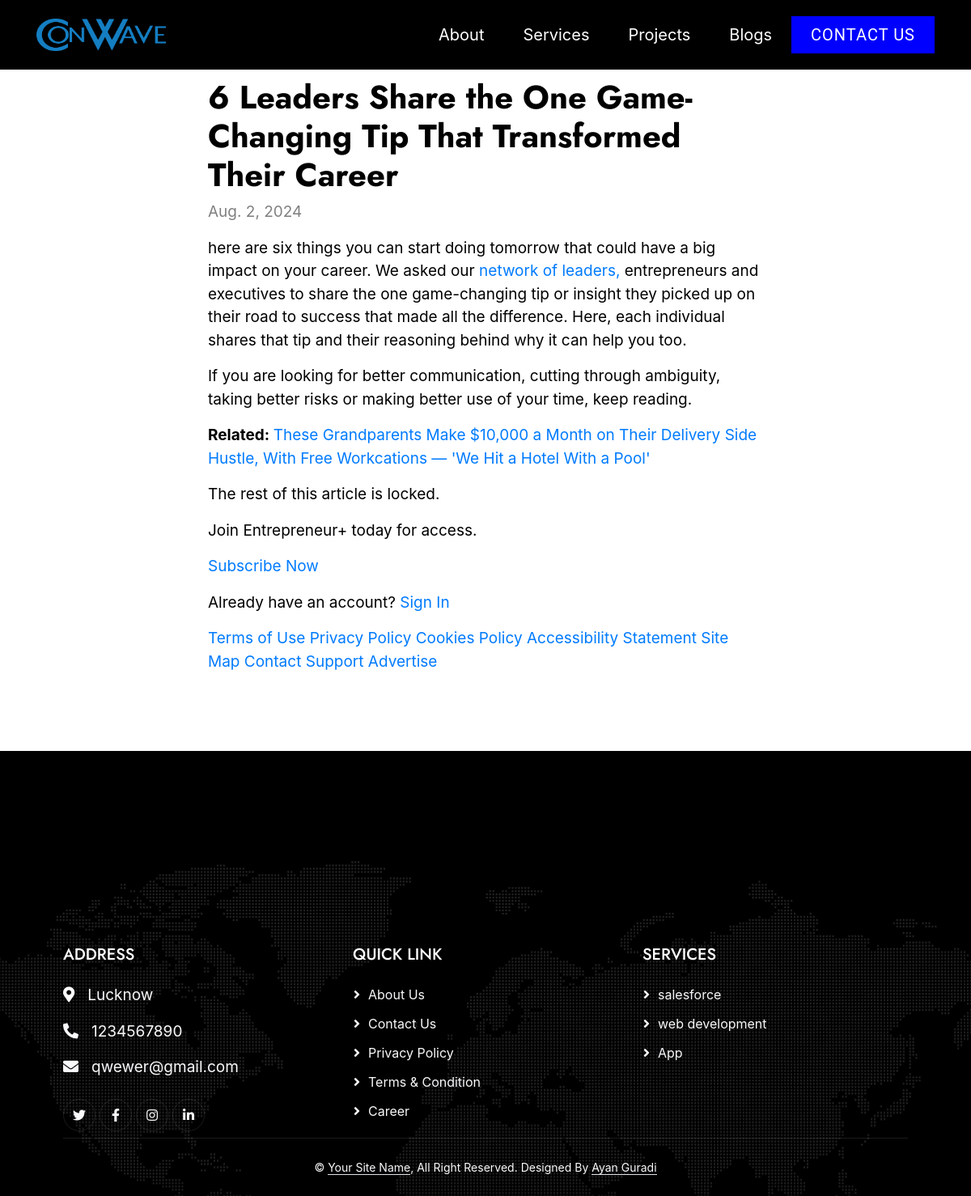
Page /blog/3/ on the committed database.
### main/models.py (models this page shows, shortened)
class Blog(models.Model):
    title = models.CharField(max_length=200)
    content = RichTextUploadingField()
    date_posted = models.DateField()
    thumbnail = models.ImageField(upload_to='blog_thumbnails/')

class Details(models.Model):
    address = models.CharField(max_length=255)
    phone = models.CharField(max_length=20)
    email = models.EmailField()
    twitter = models.URLField(blank=True, null=True)
    facebook = models.URLField(blank=True, null=True)
    instagram = models.URLField(blank=True, null=True)
    linkedin = models.URLField(blank=True, null=True)

class Service(models.Model):
    name = models.CharField(max_length=255)
    icon = models.ImageField(upload_to='service_icons/')
    hero_heading = models.CharField(max_length=255)
    hero_description = models.TextField( )
    hero_image = models.ImageField(upload_to='hero_images/')
    mission_title = models.CharField(max_length=255)
    mission_description =  RichTextField(validators=[MaxLengthValidator(475)])
    mission_image = models.ImageField(upload_to='mission_images/')
    content = RichTextField()

### main/views.py (the view)
# urls.py: path('blog/<int:pk>/', views.blog_detail, name='blog_detail'),
def blog_detail(request, pk):
    blog = get_object_or_404(Blog, pk=pk)
    services = Service.objects.all()
    return render(request, 'blog_detail.html', {'blog': blog,'services': services,})

### main/context_processors.py (called while the page is built)
def contact_form(request):
    return {'contact_form': ContactForm()}

### main/views.py (called while the page is built)
def details_context_processor(request):
    details = Details.objects.first()  # Assuming you have only one set of details
    return {'details': details}

### main/templates/blog_detail.html (shortened to what this page needs)
{% extends 'base.html' %}
{% load static %}
{% block content %}
<div class="p-5 " style="background-color: white; width: 100%;">
<div class="container my-5 ">
        <div class="col-lg-8 mx-auto">
            <h1 style="color: black;">{{ blog.title }}</h1>
            <p style="color: gray;">{{ blog.date_posted }}</p>
            <div style="color: black;">
                {{ blog.content|safe }}
            </div>
        </div>
</div>
</div>
{% endblock %}

### main/templates/base.html (shortened to what this page needs)
<!DOCTYPE html>
<html lang="en">
<head>
  {% load static %}
  <link href="https://cdnjs.cloudflare.com/ajax/libs/font-awesome/5.10.0/css/all.min.css" rel="stylesheet">
  <link href="https://cdn.jsdelivr.net/npm/bootstrap-icons@1.4.1/font/bootstrap-icons.css" rel="stylesheet">
  <link href="{% static 'main/css/lib/animate/animate.min.css' %}" rel="stylesheet">
  <link href="{% static 'main/css/lib/owlcarousel/assets/owl.carousel.min.css' %}" rel="stylesheet">
  <link href="{% static 'main/css/lib/lightbox/css/lightbox.min.css' %}" rel="stylesheet">
  <link href="{% static 'main/css/bootstrap.min.css' %}" rel="stylesheet">
  <link href="{% static 'main/css/style.css' %}" rel="stylesheet">
  <link href="{% static 'main/css/gsap.css' %}" rel="stylesheet">
  <link rel="stylesheet" href="https://maxcdn.bootstrapcdn.com/bootstrap/4.5.2/css/bootstrap.min.css">
  <link rel="stylesheet" href="https://cdnjs.cloudflare.com/ajax/libs/font-awesome/5.15.4/css/all.min.css">
  <link rel="stylesheet" href="https://codepen.io/GreenSock/pen/xxmzBrw/fcaef74061bb7a76e5263dfc076c363e.css">
</head>
<body style="background-color: black;">
  <div class=" position-relative p-0">
    <nav class="navbar navbar-expand-lg navbar-light fixed-top" style="background-color: black; padding: 18px;">
      <div class="container">
        <a class="navbar-brand" href="{% url 'home' %}">
          <img src="{% static 'main/img/CONWAVE.png' %}" alt="Conwave Logo">
        </a>
        <div class="collapse navbar-collapse justify-content-end" id="navbarCollapse">
          <div class="navbar-nav ml-auto" style="font-size: 22px;">
            <a href="{% url 'about' %}"
              class="nav-item nav-link px-4 {% if request.resolver_match.url_name == 'about' %}active{% endif %}">About</a>
            <a href="{% url 'service_page' %}"
              class="nav-item nav-link px-4 {% if request.resolver_match.url_name == 'service_page' %}active{% endif %}">Services</a>
            <a href="{% url 'home' %}#projects"
              class="nav-item nav-link px-4 {% if request.resolver_match.url_name == 'home' and request.path == '/#projects' %}active{% endif %}">Projects</a>
            <a href="{% url 'blog_list' %}"
              class="nav-item nav-link px-4 {% if request.resolver_match.url_name == 'blog_list' %}active{% endif %}">Blogs</a>
            <button type="button" class="main-btn-rect  popup-btn  nav-item nav-link px-4 "
              data-popup="popup-reg">Contact Us</button>
          </div>
        </div>
      </div>
    </nav>
    {% block content %}
    {% endblock %}
    <div class="container-fluid text-light footer wow fadeIn" id="contact" data-wow-delay="0.1s">
      <div class="container  px-lg-5 pb-2">
        <div class="row g-5">
          <div class="col-md-6 col-lg-4">
            <p class="section-title text-white h5 mb-4">Address</p>
            <p><i class="fa fa-map-marker-alt me-3" style="color: white;"></i>{{ details.address }}</p>
            <p><i class="fa fa-phone-alt me-3"></i>{{ details.phone }}</p>
            <p><i class="fa fa-envelope me-3"></i>{{ details.email }}</p>
            <div class="d-flex pt-2">
              <a class="btn btn-outline-light btn-social" href="{{ details.twitter }}"><i
                  class="fab fa-twitter"></i></a>
              <a class="btn btn-outline-light btn-social" href="{{ details.facebook }}"><i
                  class="fab fa-facebook-f"></i></a>
              <a class="btn btn-outline-light btn-social" href="{{ details.instagram }}"><i
                  class="fab fa-instagram"></i></a>
              <a class="btn btn-outline-light btn-social" href="{{ details.linkedin }}"><i
                  class="fab fa-linkedin-in"></i></a>
            </div>
          </div>
          <div class="col-md-6 col-lg-4">
            <p class="section-title text-white h5 mb-4">Quick Link</p>
            <a class="btn btn-link" href="service/1/">About Us</a>
            <a class="btn btn-link" href="">Contact Us</a>
            <a class="btn btn-link" href="">Privacy Policy</a>
            <a class="btn btn-link" href="">Terms & Condition</a>
            <a class="btn btn-link" href="">Career</a>
          </div>
          <div class="col-md-6 col-lg-4">
            <p class="section-title text-white h5 mb-4">Services</p>
          {% for cards in services %}
          <a href="{% url 'service_detail' cards.pk %}" style="text-decoration: none;">
                <p class="btn btn-link">{{ cards.name }}</p>
           </a>
          {% endfor %}
           </div>
        </div>
      </div>
      <div class="container px-lg-5 text-center">
        <div class="copyright  ">
          <div class="text-center mb-3 mb-md-0">
            &copy; <a class="border-bottom" href="#">Your Site Name</a>, All Right Reserved.
            Designed By <a class="border-bottom" href="">Ayan Guradi</a>
          </div>
        </div>
      </div>
    </div>
  </div>
</body>
</html>

### main/static/main/css/style.css (style rules this page uses)
.navbar { transition: background-color 0.3s; }
.navbar-brand img { height: 40px; width: 160px; }
.nav-link { font-size: 20px; color: white !important; transition: color 0.3s; }
.fixed-top { padding: 20px 15px; background-color: #000; }
@media (min-width: 992px) { .fixed-top { padding: 20px 100px; background-color: #000; } }
button { text-decoration: none; border: none; }
.main-btn-rect, .main-btn-circle { position: relative; margin: 0; font-family: 'Roboto', sans-serif; color: #FFFFF0; background-color: blue; text-transform: uppercase; font-size: 25px; letter-spacing: 1px; outline: none; cursor: pointer; z-index: 100; }
.main-btn-rect { line-height: 30px; }
.main-btn-rect:before, .main-btn-rect:after { position: absolute; content: ''; top:0; width: 0%; height: 100%; background-color: rgba(255, 255, 240, 0.2); transition: width 0.3s; }
.main-btn-rect:before { left: 0; }
.main-btn-rect:after { right: 0; }
p { font-size: 19px; }
h1 { color: #fff; }
body { background-color: black; font-family: 'cera round pro'; }
:root { --primary: #6222CC; --secondary: #FBA504; --light: #F6F4F9; --dark: #04000B; --sky:#66FCF1; }
h1, h2, .fw-bold { font-weight: 700 !important; }
.btn { font-weight: 500; transition: .5s; }
.nav-link { font-size: 20px; color: white !important; }
.section-title { position: relative; display: flex; align-items: center; font-weight: 500; text-transform: uppercase; margin-bottom: 20px; }
.footer { margin-top: 6rem; padding-top: 9rem; background: url(../img/map.png); background-position: center top, center center; background-repeat: no-repeat; }
.footer .btn.btn-social { margin-right: 5px; width: 40px; height: 40px; display: flex; align-items: center; justify-content: center; color: var(--light); border: 1px solid rgba(256, 256, 256, .1); border-radius: 40px; transition: .3s; }
.footer .btn.btn-link { display: block; margin-bottom: 10px; padding: 0; text-align: left; color: var(--light); font-weight: normal; transition: .3s; }
.footer .btn.btn-link::before { position: relative; content: "\f105"; font-family: "Font Awesome 5 Free"; font-weight: 900; margin-right: 10px; }
.footer .copyright { padding: 25px 0; font-size: 14px; border-top: 1px solid rgba(256, 256, 256, .1); }
.footer .copyright a { color: var(--light); }

### main/templates/base.html (style rules this page uses)
:root { --clr-neutral-100: hsl(0, 0%, 100%); --clr-primary-100: hsl(205, 15%, 58%); --clr-primary-400: hsl(215, 25%, 27%); --clr-primary-800: hsl(217, 33%, 17%); --clr-primary-900: hsl(218, 33%, 9%); }

### rows in the picture
Blog: title "6 Leaders Share the One Game-Changing Tip That Transformed Their Career", date_posted "Aug. 2, 2024", content "here are six things you can start doing tomorrow that could have a big impact on your career. We asked our network of leaders, entrepreneurs and executives to share the one game-changing tip or insight they picked up on their road to success that made all the difference. Here, each individual shares that tip and their reasoning behind why it can help you too. If you are looking for better communication, cutting through ambiguity, taking better risks or making better use of your time, keep reading. Related: These Grandparents Make $10,000 a Month on Their Delivery Side Hustle, With Free Workcations — 'We Hit a Hotel With a Pool' The rest of this article is locked. Join Entrepreneur+ today…"
Details: address "Lucknow", phone "1234567890", email "qwewer@gmail.com"
Service: name "salesforce"
Service: name "web development"
Service: name "App"
